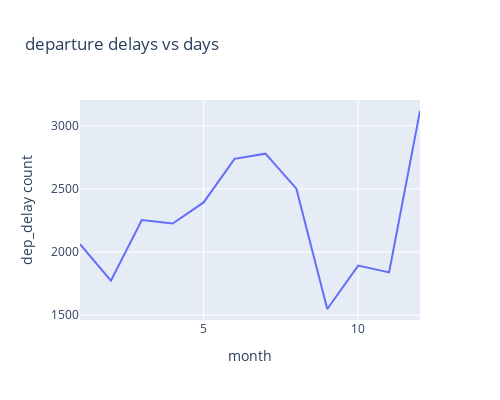

The code cell stored with this chart in its notebook:
### Code cell
import plotly.express as px
fig = px.line(dep_delays_at_day, x="month", y="dep_delay count", title='departure delays vs days',width=500, height=400)
fig.show()

### Figure 1 — Plotly figure (JSON) as saved in the notebook; plotly's stock layout.template omitted (floating-point values rounded to 4 significant figures)
{"data": [{"hovertemplate": "month=%{x}<br>dep_delay count=%{y}<extra></extra>", "legendgroup": "", "line": {"color": "#636efa", "dash": "solid"}, "marker": {"symbol": "circle"}, "mode": "lines", "name": "", "orientation": "v", "showlegend": false, "type": "scatter", "x": [1, 2, 3, 4, 5, 6, 7, 8, 9, 10, 11, 12], "xaxis": "x", "y": [2062, 1773, 2254, 2226, 2393, 2738, 2779, 2502, 1549, 1893, 1839, 3117], "yaxis": "y"}], "layout": {"height": 400, "legend": {"tracegroupgap": 0}, "title": {"text": "departure delays vs days"}, "width": 500, "xaxis": {"anchor": "y", "domain": [0, 1], "title": {"text": "month"}}, "yaxis": {"anchor": "x", "domain": [0, 1], "title": {"text": "dep_delay count"}}}}
